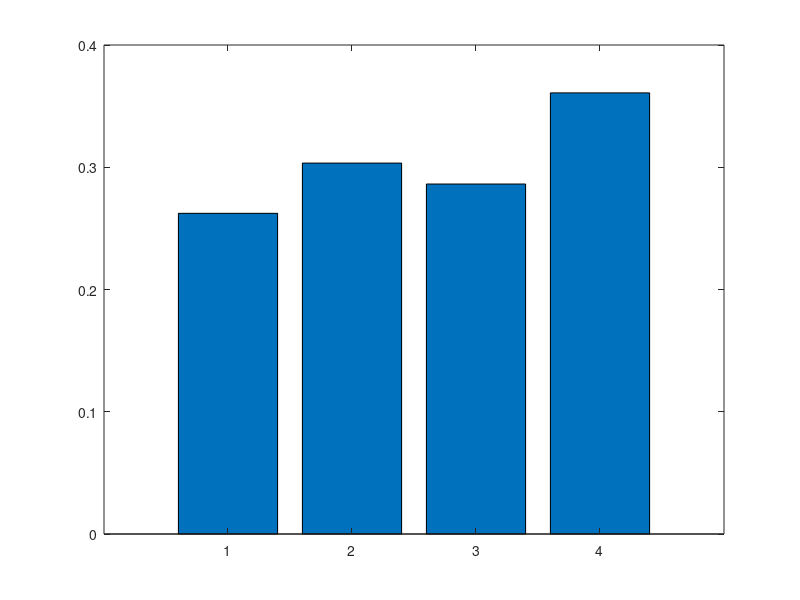

Source code (MATLAB):
parametry = [
%auto   1     2     3     4
	50000 30000 45000 10000   ; %cena
	1     3     5     9       ; %wyglad 1-10
	4     7     7     3       ; %naprawialnosc 1-10
	5     5     2     7       ; %ilość miejsc
	50    100   200   90      ; %KM
	30    50    60    30      ; %bak
	50000 100000 300000 120000; %przebieg
	]

wagi = [
	0.8; %cena
	0.3; %wyglad
	0.5; %naprawialnosc
	0.5; %ilość miejsc
	0.6; %KM
	0.3; %bak
	0.7; %przebieg
]

%=============================================================
%=============================================================
%=============================================================

format short


function retval = mmnormalize(v, min_possible)
	retval = v - min_possible;
	retval = retval./ (max(v)-min_possible);
endfunction

function retval = invert(v)
	retval = v.^(-1);
endfunction

% parametry(1,:) = mmnormalize(parametry(1,:), 0)
parametry(1,:) = invert(parametry(1,:));
parametry(7,:) = invert(parametry(7,:));


for i = [1: size(parametry)(1) ]
	parametry(i,:) = mmnormalize( parametry(i,:), 0 ); %normalizacja
	parametry(i,:) = parametry(i,:).*wagi(i); %wagi
endfor

bar(mean(parametry))

parametry
mean(parametry)
